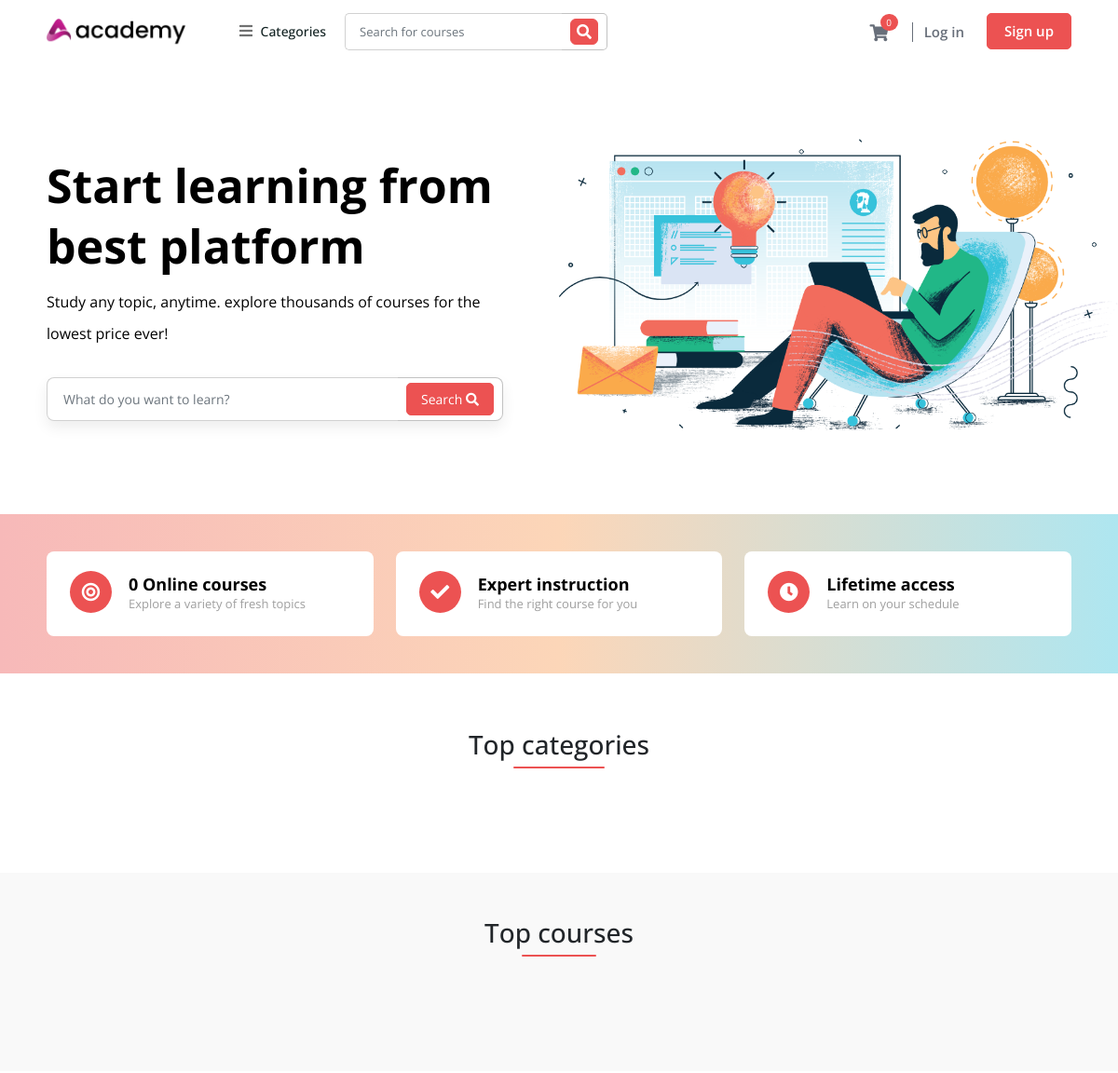
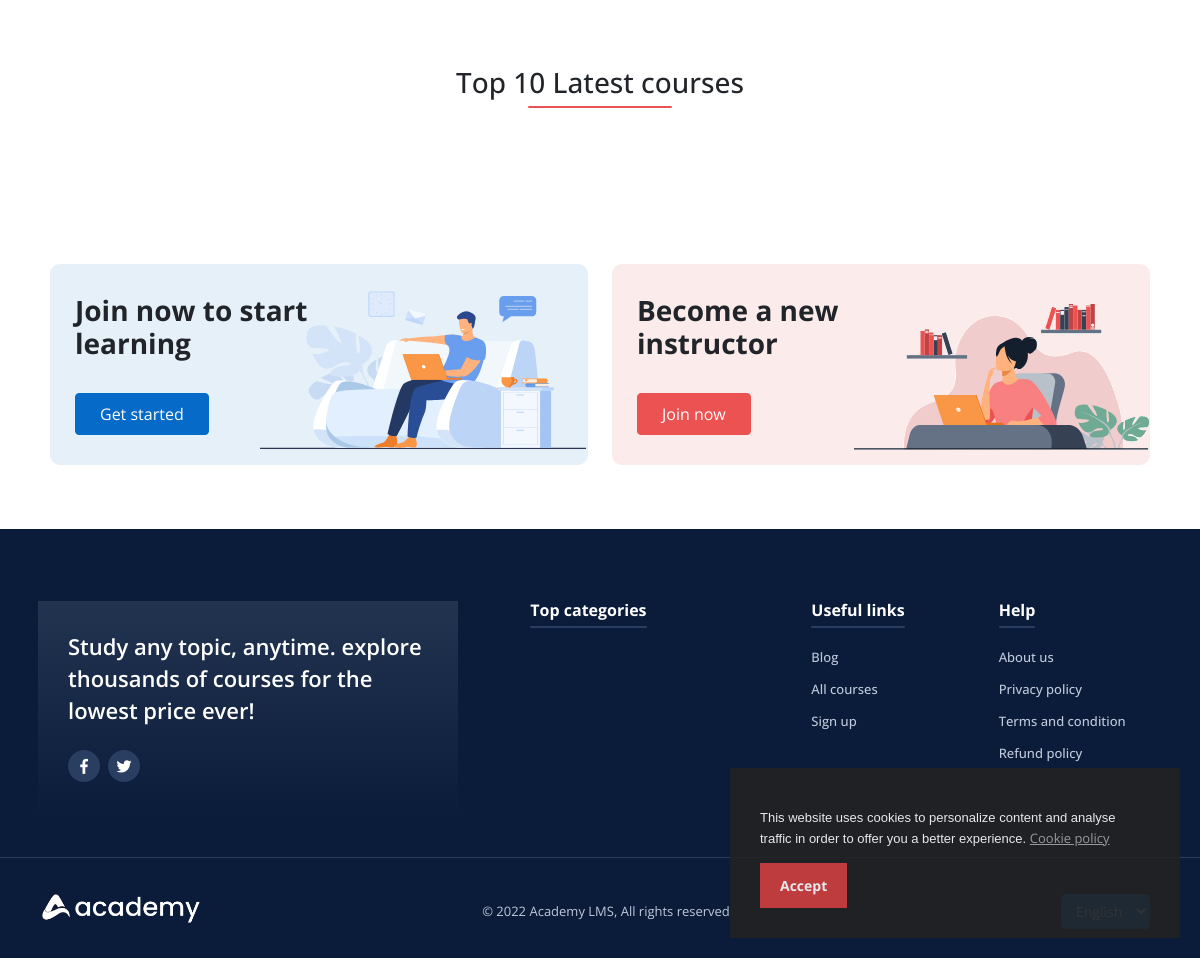
Page /index.php/home on the committed database (2 pictures, top to bottom).
### tables this page shows
CREATE TABLE `language` (
  `phrase_id` int(11) NOT NULL,
  `phrase` longtext,
  `english` longtext
);

### application/views/frontend/default/home.php (the view, shortened to what the rows shown need)
<section class="home-banner-area" id="home-banner-area" style="background-image: url('<?= base_url("uploads/system/" . get_frontend_settings('banner_image')); ?>'); background-position: right; background-repeat: no-repeat; background-size: 50%; padding: 100px 0px; color: #fff;">
    <div class="container-xl">
        <div class="row">
            <div class="col position-relative">
                <div class="home-banner-wrap">
                    <h2 class="fw-bold"><?php echo site_phrase(get_frontend_settings('banner_title')); ?></h2>
                    <p><?php echo site_phrase(get_frontend_settings('banner_sub_title')); ?></p>
                    <form class="search-box-shadow" action="<?php echo site_url('home/search'); ?>" method="get">
                        <div class="input-group search-box">
                            <input type="text" class="form-control" name="query" placeholder="<?php echo site_phrase('what_do_you_want_to_learn'); ?>?">
                            <div class="input-group-append p-5px bg-white">
                                <button class="btn" type="submit"><?php echo site_phrase('search'); ?> <i class="fas fa-search"></i></button>
                            </div>
                        </div>
                    </form>
                </div>
            </div>
        </div>
    </div>
</section>
<section class="home-fact-area">
    <div class="container-lg">
        <div class="row">
            <?php $courses = $this->crud_model->get_courses(); ?>
            <div class="col-md-4 d-flex">
                <div class="home-fact-box mr-md-auto mr-auto">
                    <i class="fas fa-bullseye float-start"></i>
                    <div class="text-box">
                        <h4><?php
                            $status_wise_courses = $this->crud_model->get_status_wise_courses_front();
                            $number_of_courses = $status_wise_courses['active']->num_rows();
                            echo $number_of_courses . ' ' . site_phrase('online_courses'); ?></h4>
                        <p><?php echo site_phrase('explore_a_variety_of_fresh_topics'); ?></p>
                    </div>
                </div>
            </div>
            <div class="col-md-4 d-flex">
                <div class="home-fact-box mr-md-auto mr-auto">
                    <i class="fa fa-check float-start"></i>
                    <div class="text-box">
                        <h4><?php echo site_phrase('expert_instruction'); ?></h4>
                        <p><?php echo site_phrase('find_the_right_course_for_you'); ?></p>
                    </div>
                </div>
            </div>
            <div class="col-md-4 d-flex">
                <div class="home-fact-box mr-md-auto mr-auto">
                    <i class="fa fa-clock float-start"></i>
                    <div class="text-box">
                        <h4><?php echo site_phrase('lifetime_access'); ?></h4>
                        <p><?php echo site_phrase('learn_on_your_schedule'); ?></p>
                    </div>
                </div>
            </div>
        </div>
    </div>
</section>
<section class="mb-5 pb-4">
    <div class="container-lg">
        <h3 class="course-carousel-title text-center my-5">
            <span class="header-underline-2"><?php echo site_phrase('top_categories'); ?></span>
        </h3>
    </div>
</section>
<section class="course-carousel-area bg-gray pb-5">
    <div class="container-lg">
        <div class="row">
            <div class="col">
                <h3 class="course-carousel-title text-center mb-4 mt-5">
                    <span class="header-underline-2"><?php echo site_phrase('top_courses'); ?></span>
                </h3>
                <div class="course-carousel shown-after-loading" style="display: none;">
                </div>
            </div>
        </div>
    </div>
</section>
<section class="course-carousel-area">
    <div class="container-lg">
        <div class="row">
            <div class="col">
                <h3 class="course-carousel-title mt-5 mb-4 text-center">
                    <span class="header-underline-2"><?php echo site_phrase('top') . ' 10 ' . site_phrase('latest_courses'); ?></h3></span>
                <div class="course-carousel shown-after-loading" style="display: none;">
                </div>
            </div>
        </div>
    </div>
</section>
<div class="container-xl mt-5">
    <div class="row justify-content-evenly py-3 mb-4">
      <div class="col-md-6 <?php if (get_settings('allow_instructor') != 1) echo 'w-100'; ?> mt-3 mt-md-0">
        <div class="become-user-label bg-sub-primary mt-3" style="background-image: url('<?php echo site_url('assets/frontend/default/img/join-as-student.png'); ?>')">
          <h3 class="pb-4 fw-700 w-50"><?php echo site_phrase('join_now_to_start_learning'); ?></h3>
          <a class="btn btn-primary px-4 py-2" href="<?php echo site_url('sign_up'); ?>"><?php echo site_phrase('get_started'); ?></a>
        </div>
      </div>
      <?php if (get_settings('allow_instructor') == 1) : ?>
          <div class="col-md-6">
            <div class="become-user-label bg-sub-danger mt-3" style="background-image: url('<?php echo site_url('assets/frontend/default/img/join-as-instructor.png'); ?>')">
                <h3 class="pb-4 fw-700 w-50"><?php echo site_phrase('become_a_new_instructor'); ?></h3>
                <?php if($this->session->userdata('user_id')): ?>
                    <a class="btn btn-danger px-4 py-2" href="<?php echo site_url('user/become_an_instructor'); ?>"><?php echo site_phrase('join_now'); ?></a>
                <?php else: ?>
                    <a class="btn btn-danger px-4 py-2" href="<?php echo site_url('sign_up'); ?>"><?php echo site_phrase('join_now'); ?></a>
                <?php endif; ?>
            </div>
          </div>
      <?php endif; ?>
    </div>
</div>

### application/views/frontend/default/logged_out_header.php (shortened to what the rows shown need)
<section class="menu-area bg-white">
  <div class="container-xl">
    <nav class="navbar navbar-expand-lg bg-white">
      <a href="<?php echo site_url(''); ?>" class="navbar-brand pt-2 mt-1"><img src="<?php echo base_url('uploads/system/'.get_frontend_settings('dark_logo')); ?>" alt="" height="35"></a>
      <?php include 'menu.php'; ?>
      <form class="inline-form me-auto" action="<?php echo site_url('home/search'); ?>" method="get">
        <div class="input-group search-box mobile-search">
          <input type="text" name = 'query' value="<?php echo isset($_GET['query']) ? $_GET['query'] : ""; ?>" class="form-control" placeholder="<?php echo site_phrase('search_for_courses'); ?>">
          <div class="input-group-append">
            <button class="btn" type="submit"><i class="fas fa-search"></i></button>
          </div>
        </div>
      </form>
      <div class="cart-box menu-icon-box" id = "cart_items">
        <?php include 'cart_items.php'; ?>
      </div>
      <div class="sign-in-box btn-group">
        <a href="<?php echo site_url('login'); ?>" class="btn btn-sign-in-simple"><?php echo site_phrase('log_in'); ?></a>
        <a href="<?php echo site_url('sign_up'); ?>" class="btn btn-sign-up"><?php echo site_phrase('sign_up'); ?></a>
      </div>
    </nav>
  </div>
</section>

### application/views/frontend/default/menu.php (shortened to what the rows shown need)
<div class="main-nav-wrap">
  <ul class="mobile-main-nav">
    <li class="has-children text-nowrap fw-bold">
      <a href="">
        <i class="fas fa-bars text-16px"></i>
        <span class="fw-500"><?php echo site_phrase('categories'); ?></span>
      </a>
    </li>
  </ul>
</div>

### application/views/frontend/default/eu-cookie.php (shortened to what the rows shown need)
<link rel="stylesheet" type="text/css" href="<?php echo site_url(); ?>assets/frontend/eu-cookie/purecookie.css" async />
<div class="cookieConsentContainer" id="cookieConsentContainer" style="opacity: .9; display: block; display: none;">
  <div class="cookieDesc">
    <p>
      <?php echo get_frontend_settings('cookie_note');?>
      <a class="link-cookie-policy" href="<?php echo site_url('home/cookie_policy'); ?>"><?php echo site_phrase('cookie_policy'); ?></a>
    </p>
  </div>
  <div class="cookieButton">
    <a onclick="cookieAccept();"><?php echo site_phrase('accept'); ?></a>
  </div>
</div>

### application/views/frontend/default/footer.php (shortened to what the rows shown need)
<footer class="footer-area d-print-none mt-5 pt-5">
  <div class="container-xl py-4">
    <div class="row mb-3">
      <div class="col-6 col-sm-6 col-xl-3 px-4">
        <h6 class="text-white fw-700 mb-4">
          <span class="header-underline"><?php echo site_phrase('top_categories'); ?></span>
        </h6>
      </div>
      <div class="col-6 col-sm-6 col-xl-2 px-4">
        <h6 class="text-white fw-700 mb-4">
          <span class="header-underline"><?php echo site_phrase('useful_links'); ?></span>
        </h6>
        <ul class="list-unstyled text-small">
          <li class="mb-2 mt-1"><a class="link-secondary footer-hover-link" href="<?php echo site_url('blog'); ?>"><?php echo site_phrase('blog'); ?></a></li>
          <li class="mb-2 mt-1"><a class="link-secondary footer-hover-link" href="<?php echo site_url('home/courses'); ?>"><?php echo site_phrase('all_courses'); ?></a></li>
          <li class="mb-2 mt-1"><a class="link-secondary footer-hover-link" href="<?php echo site_url('sign_up'); ?>"><?php echo site_phrase('sign_up'); ?></a></li>
        </ul>
      </div>
      <div class="col-6 col-sm-6 col-xl-2 px-4">
        <h6 class="text-white fw-700 mb-4">
          <span class="header-underline"><?php echo site_phrase('help'); ?></span>
        </h6>
        <ul class="list-unstyled text-small">
          <li class="mb-2 mt-1"><a class="link-secondary footer-hover-link" href="<?php echo site_url('home/about_us'); ?>"><?php echo site_phrase('about_us'); ?></a></li>
          <li class="mb-2 mt-1"><a class="link-secondary footer-hover-link" href="<?php echo site_url('home/privacy_policy'); ?>"><?php echo site_phrase('privacy_policy'); ?></a></li>
          <li class="mb-2 mt-1"><a class="link-secondary footer-hover-link" href="<?php echo site_url('home/terms_and_condition'); ?>"><?php echo site_phrase('terms_and_condition'); ?></a></li>
          <li class="mb-2 mt-1"><a class="link-secondary footer-hover-link" href="<?php echo site_url('home/refund_policy'); ?>"><?php echo site_phrase('refund_policy'); ?></a></li>
        </ul>
      </div>
    </div>
  </div>
  <section class="border-top-sub-blue pt-3 pb-2">
    <div class="container-xl">
      <div class="row mt-3 py-1">
        <div class="col-md-4 ps-4 ps-md-1">
          <img src="<?php echo base_url('uploads/system/'.get_frontend_settings('light_logo')); ?>" width="160">
        </div>
        <div class="col-md-4 ps-4 text-13px pt-2 text-start text-md-center">
          &copy; 2022 <?php echo get_settings('system_name'); ?>, <?php echo site_phrase('all_rights_reserved'); ?>
          <br>
        </div>
        <div class="col-md-4 ps-4 text-start text-md-end mt-4 mt-md-0">
        </div>
      </div>
    </div>
  </section>
</footer>

### rows in the picture
language: english "Categories"
language: query "Search for courses"
language: english "Log in"
language: english "Sign up"
language: english "Cookie policy"
language: english "Accept"
language: english "Start learning from best platform"
language: english "Study any topic, anytime. explore thousands of courses for the lowest price ever!"
language: query "What do you want to learn?"
language: english "Search"
language: english "Online courses"
language: english "Explore a variety of fresh topics"
language: english "Expert instruction"
language: english "Find the right course for you"
language: english "Lifetime access"
language: english "Learn on your schedule"
language: english "Top categories"
language: english "Top courses"
language: english "Top"
language: english "Latest courses"
language: english "Join now to start learning"
language: english "Get started"
language: english "Become a new instructor"
language: english "Join now"
language: english "Useful links"
language: english "Blog"
language: english "All courses"
language: english "Help"
language: english "About us"
language: english "Privacy policy"
language: english "Terms and condition"
language: english "Refund policy"
language: english "All rights reserved"

### other values in the picture
sizeof($this->session->userdata('cart_items')) "0"
get_frontend_settings('cookie_note') "This website uses cookies to personalize content and analyse traffic in order to offer you a better experience."
$number_of_courses "0"
get_settings('website_description') "Study any topic, anytime. explore thousands of courses for the lowest price ever!"
get_settings('system_name') "Academy LMS"
